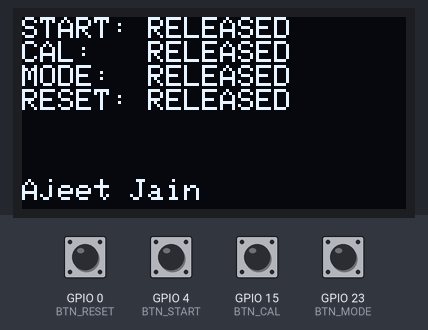
Bench run of a sketch on a simulated ESP32. Shown: 128×64 one-colour display. Inputs (shaded band) come from the test bench; at power-on: GPIO 0 (BTN_RESET), GPIO 4 (BTN_START), GPIO 15 (BTN_CAL), GPIO 23 (BTN_MODE) HIGH. What the sketch prints to the serial monitor is not drawn.

Above: at 2.2 s.
2.3 s: GPIO 0 (BTN_RESET) pulled LOW for 0.15 s
At 2.46 s:
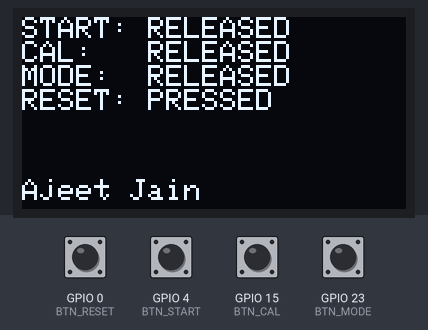
4.0 s: GPIO 4 (BTN_START) pulled LOW for 0.15 s
At 4.16 s:
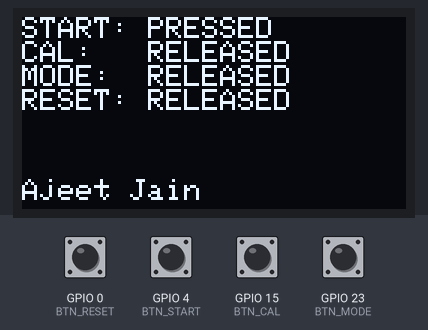
5.7 s: GPIO 15 (BTN_CAL) pulled LOW for 0.15 s
At 5.87 s:
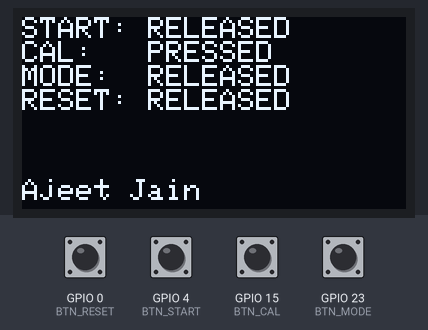
7.4 s: GPIO 23 (BTN_MODE) pulled LOW for 0.15 s
At 7.57 s:
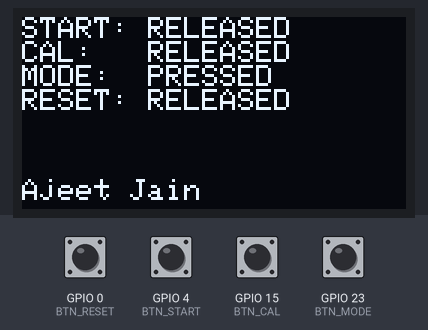
9.1 s: GPIO 0 (BTN_RESET) driven LOW and GPIO 4 (BTN_START) driven LOW and GPIO 15 (BTN_CAL) driven LOW and GPIO 23 (BTN_MODE) driven LOW
At 9.6 s:
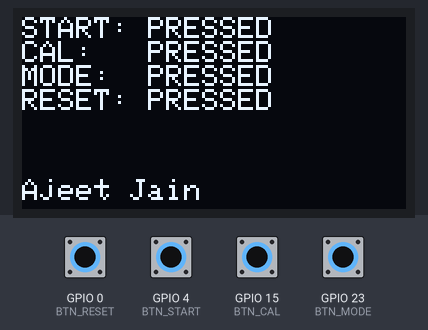
10.6 s: GPIO 0 (BTN_RESET) driven HIGH
At 11.2 s:
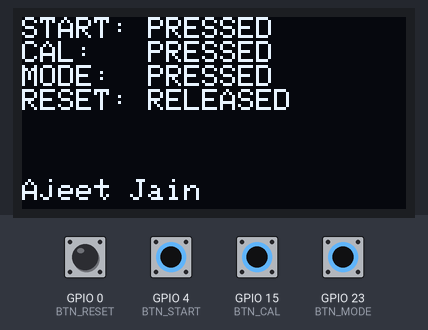
Timing chart, 0 to 13.1 s (numbered marks = the images above; inputs shaded):
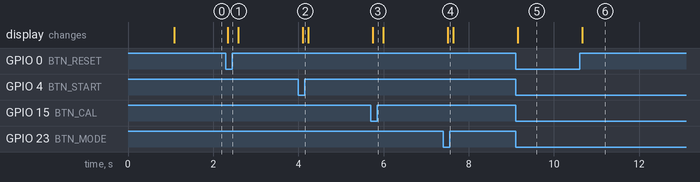

The sketch:

test_buttons.ino
```cpp
// Created by Ajeet Jain
#include <Wire.h>
#include <Adafruit_GFX.h>
#include <Adafruit_SSD1306.h>
// Button pins only
#define BTN_START   4
#define BTN_CAL     15
#define BTN_MODE    23
#define BTN_RESET   0
// OLED pins
#define OLED_SDA    21
#define OLED_SCL    22
#define OLED_RST    -1
#define OLED_ADDR   0x3C
#define SCREEN_WIDTH 128
#define SCREEN_HEIGHT 64
Adafruit_SSD1306 display(SCREEN_WIDTH, SCREEN_HEIGHT, &Wire, OLED_RST);

void setup() {
  pinMode(BTN_START, INPUT_PULLUP);
  pinMode(BTN_CAL, INPUT_PULLUP);
  pinMode(BTN_MODE, INPUT_PULLUP);
  pinMode(BTN_RESET, INPUT_PULLUP);
  Serial.begin(115200);
  Wire.begin(OLED_SDA, OLED_SCL);
  display.begin(SSD1306_SWITCHCAPVCC, OLED_ADDR);
  display.setRotation(2);
  display.clearDisplay();
  display.setTextSize(2);
  display.setTextColor(SSD1306_WHITE);
  display.setCursor(0, 0);
  display.println("BTN TEST");
  display.display();
  delay(1000);
}

void showAjeetJain() {
  display.setTextSize(1);
  display.setCursor(0, SCREEN_HEIGHT - 10);
  display.println("Ajeet Jain");
}

void loop() {
  Serial.print("START: "); Serial.print(digitalRead(BTN_START) == LOW ? "PRESSED" : "RELEASED");
  Serial.print("\tCAL: "); Serial.print(digitalRead(BTN_CAL) == LOW ? "PRESSED" : "RELEASED");
  Serial.print("\tMODE: "); Serial.print(digitalRead(BTN_MODE) == LOW ? "PRESSED" : "RELEASED");
  Serial.print("\tRESET: "); Serial.println(digitalRead(BTN_RESET) == LOW ? "PRESSED" : "RELEASED");
  display.clearDisplay();
  display.setTextSize(1);
  display.setCursor(0, 0);
  display.print("START: "); display.println(digitalRead(BTN_START) == LOW ? "PRESSED" : "RELEASED");
  display.print("CAL:   "); display.println(digitalRead(BTN_CAL) == LOW ? "PRESSED" : "RELEASED");
  display.print("MODE:  "); display.println(digitalRead(BTN_MODE) == LOW ? "PRESSED" : "RELEASED");
  display.print("RESET: "); display.println(digitalRead(BTN_RESET) == LOW ? "PRESSED" : "RELEASED");
  showAjeetJain();
  display.display();
  delay(100);
}
```

Measured:
- after the input at 2.3 s, the display: changes at once (image 1)
- after the input at 4.0 s, the display: changes after 0.11 s (image 2)
- after the input at 5.7 s, the display: changes after 0.05 s (image 3)
- after the input at 7.4 s, the display: changes after 0.11 s (image 4)
- after the input at 9.1 s, the display: changes after 0.05 s (image 5)
- after the input at 10.6 s, the display: changes after 0.06 s (image 6)
